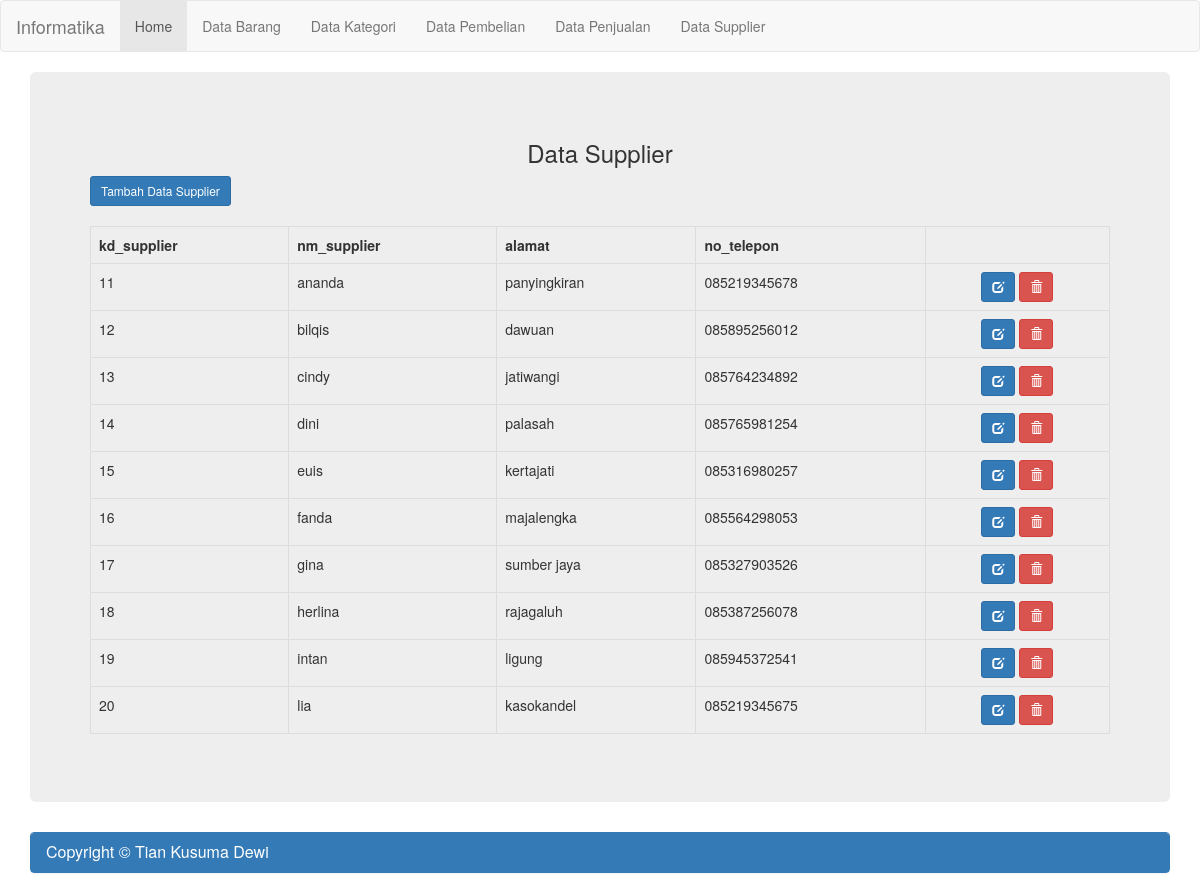
Screenshot of /tugas_tian/index.php?halaman=data_supplier with the database file from the repository.
### tables this page shows
CREATE TABLE IF NOT EXISTS `data_supplier` (
  `kd_supplier` char(4) NOT NULL,
  `nm_supplier` varchar(100) NOT NULL,
  `alamat` varchar(200) NOT NULL,
  `no_telepon` varchar(20) NOT NULL
);

### tugas_tian/data_supplier.php (the view, shortened to what this page needs)
<?php
include("koneksi.php");
?>
<h3 align="center">Data Supplier</h3>
<a href="?halaman=data_supplier_tambah" class="btn btn-primary btn-sm">Tambah Data Supplier</a><br /><br />
<div class="table-responsive">
<table class="table table-bordered table-hover">
	<tr>
		<th>kd_supplier</th>
		<th>nm_supplier</th>
		<th>alamat</th>
		<th>no_telepon</th>
	</tr>
<?php
	$query=("SELECT * FROM data_supplier");
	$lihat = mysqli_query($koneksi, $query) or die('Error, query failed. ' . mysqli_error());
	while($r=mysqli_fetch_array($lihat)){
?>
	<tr>
		<td><?php echo"$r[kd_supplier]";?></td>
		<td><?php echo"$r[nm_supplier]";?></td>
		<td><?php echo"$r[alamat]";?></td>
		<td><?php echo"$r[no_telepon]";?></td>
		<td align="center">
			<a href="?halaman=data_supplier_edit&id=<?php echo"$r[kd_supplier]";?>" title="Edit Data"
			class="btn btn-primary btn-sm"><span class="glyphicon glyphicon-edit" aria-hidden="true"></span></a>
			<a herf="?halaman=data_supplier_hapus&id=<?php echo"$r[kd_supplier]";?>" title="Hapus Data"
			class="btn btn-danger btn-sm"><span class="glyphicon glyphicon-trash" aria-hidden="true"></span></a>
	</tr>
<?php
} ?>
</table>
</div>

### rows the page displays
data_supplier: kd_supplier "11", nm_supplier "ananda", alamat "panyingkiran", no_telepon "085219345678"
data_supplier: kd_supplier "12", nm_supplier "bilqis", alamat "dawuan", no_telepon "085895256012"
data_supplier: kd_supplier "13", nm_supplier "cindy", alamat "jatiwangi", no_telepon "085764234892"
data_supplier: kd_supplier "14", nm_supplier "dini", alamat "palasah", no_telepon "085765981254"
data_supplier: kd_supplier "15", nm_supplier "euis", alamat "kertajati", no_telepon "085316980257"
data_supplier: kd_supplier "16", nm_supplier "fanda", alamat "majalengka", no_telepon "085564298053"
data_supplier: kd_supplier "17", nm_supplier "gina", alamat "sumber jaya", no_telepon "085327903526"
data_supplier: kd_supplier "18", nm_supplier "herlina", alamat "rajagaluh", no_telepon "085387256078"
data_supplier: kd_supplier "19", nm_supplier "intan", alamat "ligung", no_telepon "085945372541"
data_supplier: kd_supplier "20", nm_supplier "lia", alamat "kasokandel", no_telepon "085219345675"
